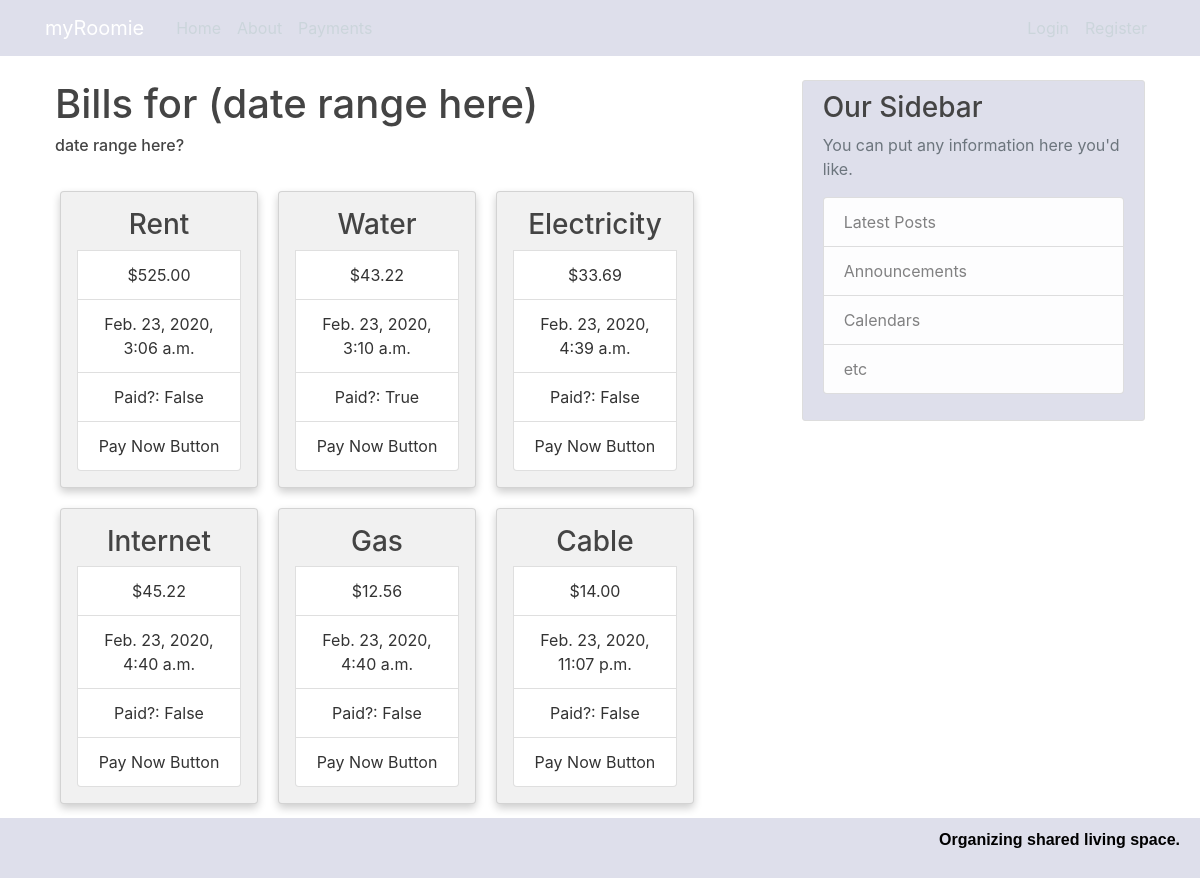
Page /bills/ on the committed database.
### main/models.py (models this page shows, shortened)
class Bills(models.Model):
    title = models.CharField(max_length=100)
    date_posted = models.DateTimeField(default=timezone.now)
    amount = models.DecimalField(max_digits=6, decimal_places=2)
    ispaid = models.BooleanField(default=False)
    date_due = models.DateField()
    bills_total = models.Sum()

### main/views.py (the view)
# urls.py: path('bills/', views.bills, name='main-bills')
def bills(request):
    context = {
        'bills': Bills.objects.all()
    }
    return render(request, 'main/bills.html', context)

### main/templates/main/bills.html (shortened to what this page needs)
<body>
{% extends "main/base.html" %}
{% block content %}
<h1>Bills for (date range here)</h1>
<h2><p class="article-title">date range here?</p></h2>
<div class="row">
  {% for bill in bills %}
  <div class="column">
    <div class="card">
      <h3>{{ bill.title }}</h3>
      <p class="list-group-item">${{ bill.amount }}</p>
      <p class="list-group-item">{{ bill.date_posted }}</p>
      <p class="list-group-item">Paid?: {{ bill.ispaid }}</p>
      <p class="list-group-item">Pay Now Button</a>
    </div>
  </div>
  {% endfor %}
</div>
<div class="boxed">Total: { bill amount }</div>
{% endblock content %}

### main/templates/main/base.html (shortened to what this page needs)
{% load static %}
<!DOCTYPE html>
<html>
<head>
    <link rel="stylesheet" href="https://maxcdn.bootstrapcdn.com/bootstrap/4.0.0/css/bootstrap.min.css">
    <link rel="stylesheet" type="text/css" href="{% static 'main/main.css' %}">
</head>
<body>
  <header class="site-header">
    <nav class="navbar navbar-expand-md navbar-dark bg-steel fixed-top">
      <div class="container">
        <a class="navbar-brand mr-4" font-color="#0000" href="{% url 'main-home' %}">myRoomie</a>
        <div class="collapse navbar-collapse" id="navbarToggle">
          <div class="navbar-nav mr-auto">
            <a class="nav-item nav-link" href="{% url 'main-home' %}">Home</a>
            <a class="nav-item nav-link" href="{% url 'main-about' %}">About</a>
            <a class="nav-item nav-link" href="{% url 'main-payments' %}">Payments</a>
          </div>
          <div class="navbar-nav">
            <a class="nav-item nav-link" href="#">Login</a>
            <a class="nav-item nav-link" href="{% url 'register' %}">Register</a>
          </div>
        </div>
      </div>
    </nav>
  </header>
    <main role="main" class="container">
      <div class="row">
        <div class="col-md-8">
          {% block content %}{% endblock %}
        </div>
        <div class="col-md-4">
          <div class="content-section">
            <h3>Our Sidebar</h3>
            <p class='text-muted'>You can put any information here you'd like.
              <ul class="list-group">
                <li class="list-group-item list-group-item-light">Latest Posts</li>
                <li class="list-group-item list-group-item-light">Announcements</li>
                <li class="list-group-item list-group-item-light">Calendars</li>
                <li class="list-group-item list-group-item-light">etc</li>
              </ul>
            </p>
          </div>
        </div>
      </div>
    </main>
    <div class="footer">
      <p>Organizing shared living space.</p>
    </div>
</body>
</html>

### main/static/main/main.css (style rules this page uses)
.boxed { margin-top: 30px; width: 30%; font-size: 1em; background-color: #f1f1f1; padding: 10px; box-shadow: 0 4px 8px 0 rgba(0, 0, 0, 0.2); }
.column { float: left; width: 30%; padding: 0 10px; }
.row { margin: 0 -5px; }
.row:after { content: ""; display: table; clear: both; }
.card { margin-top: 20px; box-shadow: 0 4px 8px 0 rgba(0, 0, 0, 0.2); font-size: 1em; padding: 16px; text-align: center; background-color: #f1f1f1; }
body { background-image: url("https://static.vecteezy.com/system/resources/previews/000/134/509/original/free-vector-livingroom.jpg"); background-size: 75%; background-blend-mode: darken; color: #333333; margin-top: 5rem; }
h1, h2, h3, h4, h5, h6 { color: #444444; }
h2 { font-size: 1em; }
ul { margin: 0; }
.bg-steel { background-color: #dedfeb; }
.site-header .navbar-nav .nav-link { color: #cbd5db; }
.footer { position: fixed; left: 0; bottom: 0; width: 100%; background-color: #dedfeb; color: black; text-align: right; font-weight: bold; font-family: Impact, Haettenschweiler, 'Arial Narrow Bold', sans-serif; padding: 10px 20px; }
.content-section { background: #dedfeb; padding: 10px 20px; border: 1px solid #dddddd; border-radius: 3px; margin-bottom: 20px; }
.article-title { color: #444444; }

### rows in the picture
Bills: title "Rent", amount "525.00", date_posted "Feb. 23, 2020, 3:06 a.m.", ispaid "False"
Bills: title "Water", amount "43.22", date_posted "Feb. 23, 2020, 3:10 a.m.", ispaid "True"
Bills: title "Electricity", amount "33.69", date_posted "Feb. 23, 2020, 4:39 a.m.", ispaid "False"
Bills: title "Internet", amount "45.22", date_posted "Feb. 23, 2020, 4:40 a.m.", ispaid "False"
Bills: title "Gas", amount "12.56", date_posted "Feb. 23, 2020, 4:40 a.m.", ispaid "False"
Bills: title "Cable", amount "14.00", date_posted "Feb. 23, 2020, 11:07 p.m.", ispaid "False"
